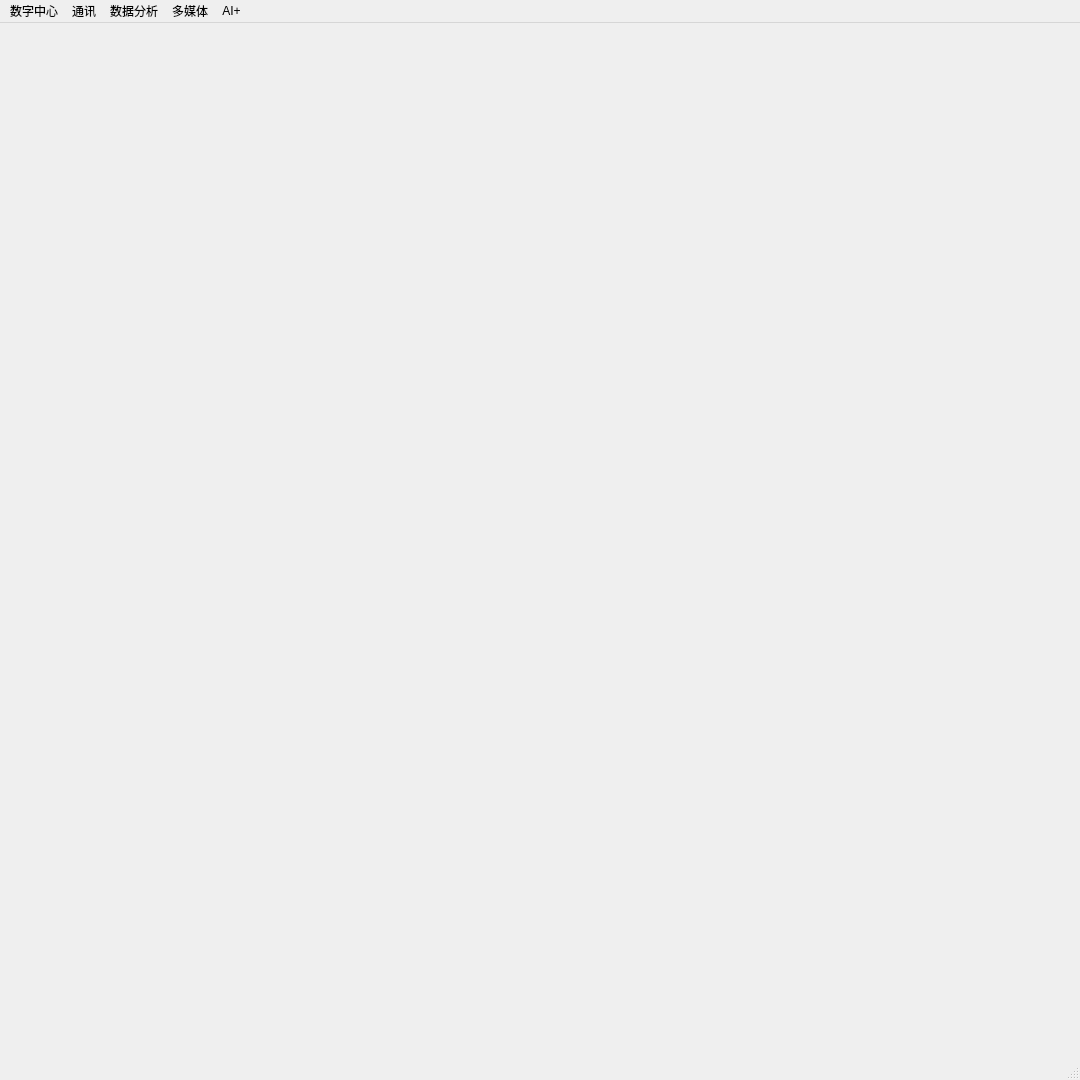
<?xml version="1.0" encoding="UTF-8"?>
<ui version="4.0">
 <class>MainWindow</class>
 <widget class="QMainWindow" name="MainWindow">
  <property name="geometry">
   <rect>
    <x>0</x>
    <y>0</y>
    <width>1080</width>
    <height>1080</height>
   </rect>
  </property>
  <property name="windowTitle">
   <string>MainWindow</string>
  </property>
  <widget class="QWidget" name="centralwidget">
   <layout class="QGridLayout" name="gridLayout">
    <item row="0" column="0">
     <widget class="QLabel" name="label">
      <property name="sizePolicy">
       <sizepolicy hsizetype="Ignored" vsizetype="Ignored">
        <horstretch>0</horstretch>
        <verstretch>0</verstretch>
       </sizepolicy>
      </property>
      <property name="text">
       <string/>
      </property>
      <property name="scaledContents">
       <bool>false</bool>
      </property>
      <property name="alignment">
       <set>Qt::AlignmentFlag::AlignCenter</set>
      </property>
     </widget>
    </item>
   </layout>
  </widget>
  <widget class="QMenuBar" name="menubar">
   <property name="geometry">
    <rect>
     <x>0</x>
     <y>0</y>
     <width>1080</width>
     <height>25</height>
    </rect>
   </property>
   <widget class="QMenu" name="menu">
    <property name="title">
     <string>通讯</string>
    </property>
    <addaction name="separator"/>
    <addaction name="actionOnlineRoom"/>
    <addaction name="separator"/>
   </widget>
   <widget class="QMenu" name="menu_2">
    <property name="title">
     <string>数据分析</string>
    </property>
    <addaction name="separator"/>
    <addaction name="actionbrowser"/>
    <addaction name="separator"/>
   </widget>
   <widget class="QMenu" name="menu_3">
    <property name="title">
     <string>多媒体</string>
    </property>
    <addaction name="separator"/>
    <addaction name="actionwd_player"/>
    <addaction name="separator"/>
    <addaction name="actionimageViewer"/>
    <addaction name="separator"/>
   </widget>
   <widget class="QMenu" name="menu_4">
    <property name="title">
     <string>数字中心</string>
    </property>
    <addaction name="separator"/>
    <addaction name="actionmain_page"/>
    <addaction name="separator"/>
   </widget>
   <widget class="QMenu" name="menuAI">
    <property name="title">
     <string>AI+</string>
    </property>
    <addaction name="actionAI_Chat"/>
   </widget>
   <addaction name="menu_4"/>
   <addaction name="menu"/>
   <addaction name="menu_2"/>
   <addaction name="menu_3"/>
   <addaction name="menuAI"/>
  </widget>
  <widget class="QStatusBar" name="statusbar">
   <property name="statusTip">
    <string/>
   </property>
   <property name="whatsThis">
    <string>与服务器连接状态</string>
   </property>
   <property name="styleSheet">
    <string notr="true"/>
   </property>
  </widget>
  <action name="actionOnlineRoom">
   <property name="text">
    <string>慧文在线聊天室</string>
   </property>
  </action>
  <action name="actionbrowser">
   <property name="text">
    <string>浏览器数据分析</string>
   </property>
  </action>
  <action name="actionwd_player">
   <property name="text">
    <string>慧文播放器</string>
   </property>
  </action>
  <action name="actionmain_page">
   <property name="text">
    <string>主页</string>
   </property>
  </action>
  <action name="actionimageViewer">
   <property name="text">
    <string>图像查看器</string>
   </property>
  </action>
  <action name="actionAI_Chat">
   <property name="text">
    <string>AI+Chat</string>
   </property>
  </action>
 </widget>
 <resources/>
 <connections/>
 <slots>
  <slot>onWDSendClicked()</slot>
 </slots>
</ui>
